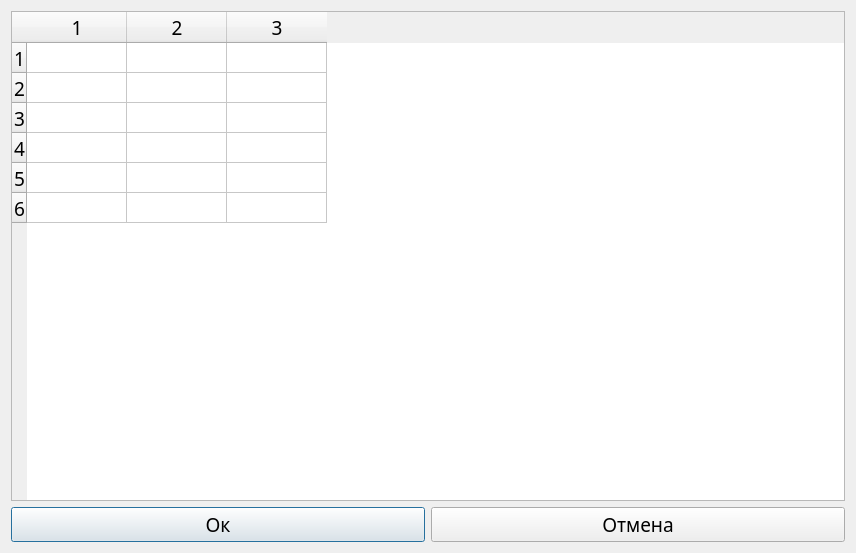
<?xml version="1.0" encoding="UTF-8"?>
<ui version="4.0">
 <class>groupCreator</class>
 <widget class="QDialog" name="groupCreator">
  <property name="geometry">
   <rect>
    <x>0</x>
    <y>0</y>
    <width>856</width>
    <height>553</height>
   </rect>
  </property>
  <property name="sizePolicy">
   <sizepolicy hsizetype="Preferred" vsizetype="Preferred">
    <horstretch>100</horstretch>
    <verstretch>100</verstretch>
   </sizepolicy>
  </property>
  <property name="font">
   <font>
    <family>GOST type A</family>
   </font>
  </property>
  <property name="windowTitle">
   <string>Dialog</string>
  </property>
  <layout class="QVBoxLayout" name="verticalLayout" stretch="0,0">
   <property name="sizeConstraint">
    <enum>QLayout::SizeConstraint::SetMaximumSize</enum>
   </property>
   <property name="topMargin">
    <number>11</number>
   </property>
   <property name="bottomMargin">
    <number>11</number>
   </property>
   <item>
    <widget class="QTableWidget" name="group">
     <property name="sizePolicy">
      <sizepolicy hsizetype="Preferred" vsizetype="Preferred">
       <horstretch>0</horstretch>
       <verstretch>0</verstretch>
      </sizepolicy>
     </property>
     <property name="font">
      <font>
       <family>GOST type A</family>
       <pointsize>14</pointsize>
      </font>
     </property>
     <property name="layoutDirection">
      <enum>Qt::LayoutDirection::LeftToRight</enum>
     </property>
     <property name="gridStyle">
      <enum>Qt::PenStyle::SolidLine</enum>
     </property>
     <property name="rowCount">
      <number>6</number>
     </property>
     <property name="columnCount">
      <number>3</number>
     </property>
     <row/>
     <row/>
     <row/>
     <row/>
     <row/>
     <row/>
     <column/>
     <column/>
     <column/>
    </widget>
   </item>
   <item>
    <layout class="QHBoxLayout" name="horizontalLayout_2">
     <item>
      <widget class="QPushButton" name="confirmButton">
       <property name="font">
        <font>
         <family>GOST type A</family>
         <pointsize>14</pointsize>
        </font>
       </property>
       <property name="text">
        <string>Ок</string>
       </property>
      </widget>
     </item>
     <item>
      <widget class="QPushButton" name="cancelButton">
       <property name="font">
        <font>
         <family>GOST type A</family>
         <pointsize>14</pointsize>
        </font>
       </property>
       <property name="text">
        <string>Отмена</string>
       </property>
      </widget>
     </item>
    </layout>
   </item>
  </layout>
 </widget>
 <resources/>
 <connections/>
</ui>
